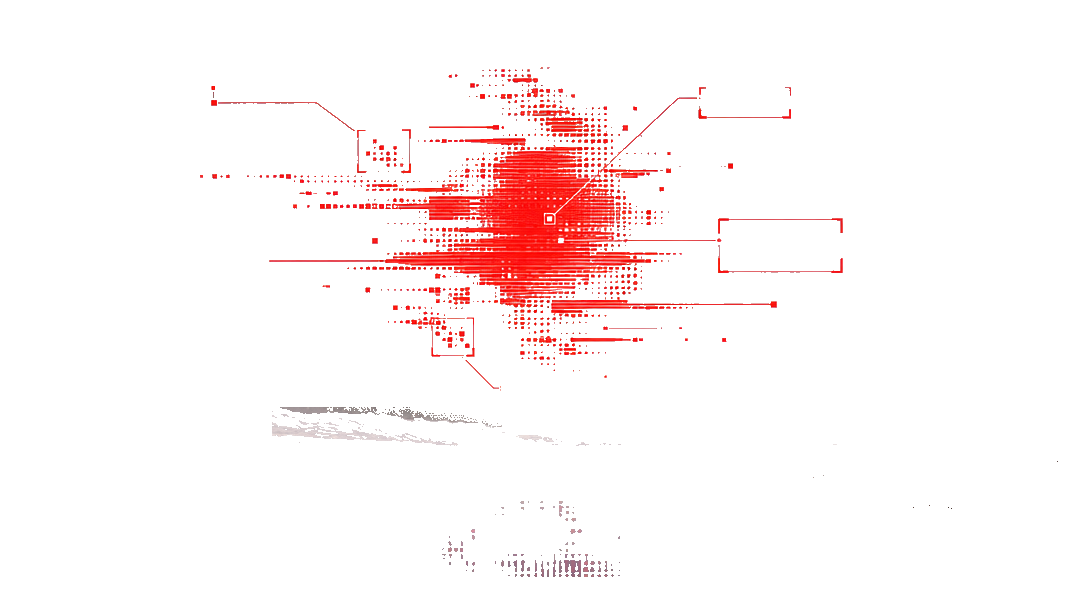
#> input picture experiments/e1/quarantine/weave-derived/sun.png, 1088 x 608 px
$ python -i derive-weave.py   (imports and definitions only)
#> lines starting #> are read from the running program, lines starting #| are printed output that depends on the picture; after the words box and inside, x2 and y2 are one past the last pixel; in counts of white or black regions, pixels touching at a corner belong together
#> further down, picture is the input picture: PIL image 1088x608 RGBA; mean R, G, B, A 12.5, 3.8, 3.7, 13.5
"""Historical extraction utility for the rejected frame-playback experiment.
Not part of the procedural renderer or normal build. Outputs remain quarantined.
No generation, network calls, background reconstruction or video retiming.
"""
from pathlib import Path
import json, subprocess, hashlib
import numpy as np
from PIL import Image, ImageFilter, ImageDraw
from scipy.ndimage import binary_fill_holes

ROOT = Path(__file__).resolve().parents[1]
OUTPUT = ROOT / 'quarantine/weave-derived'
# [1 line not run here, left out]

# Remove generated words/numbers, not callout lines/brackets. Live React text is
# bound to the validated fixture and never interpolates 22 -> 18 -> 16 degrees.
LABELS = {
    'sun': [(0.201,.133,.283,.163),(.649,.142,.721,.184),(.674,.362,.769,.433),(.461,.625,.550,.653)],
    'rain':[(.180,.078,.276,.108),(.636,.103,.708,.140),(.694,.235,.780,.290)],
}

def matte(rgb, eye=False, labels=None):
#> called with eye = False
    values=np.asarray(rgb).astype(np.int16)
    r,g,b=values[:,:,0],values[:,:,1],values[:,:,2]
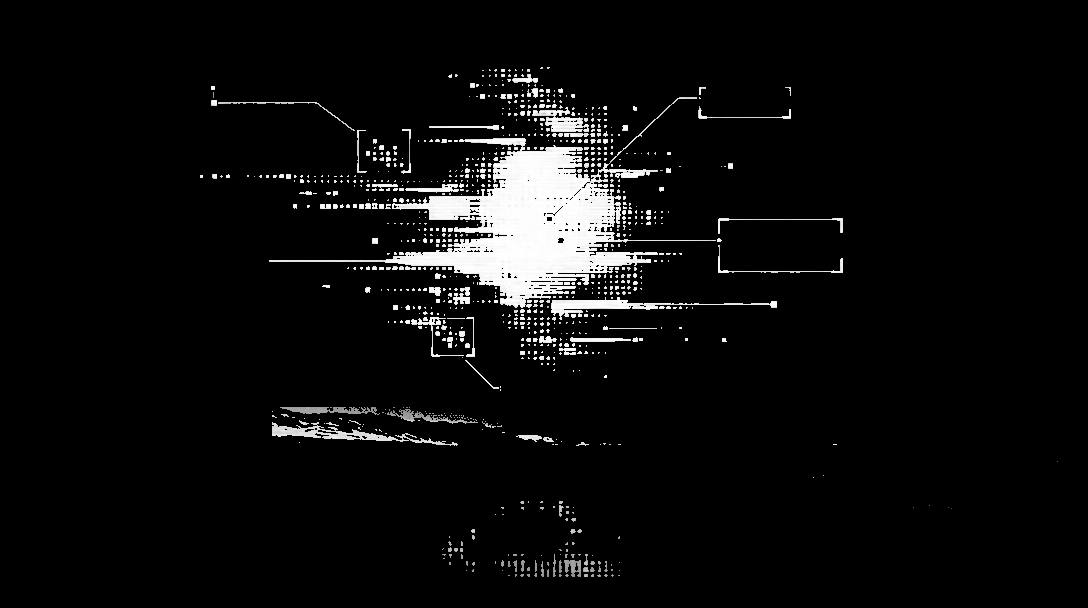
#> r: shape (608, 1088) int16; min 0, max 255, mean 12.5
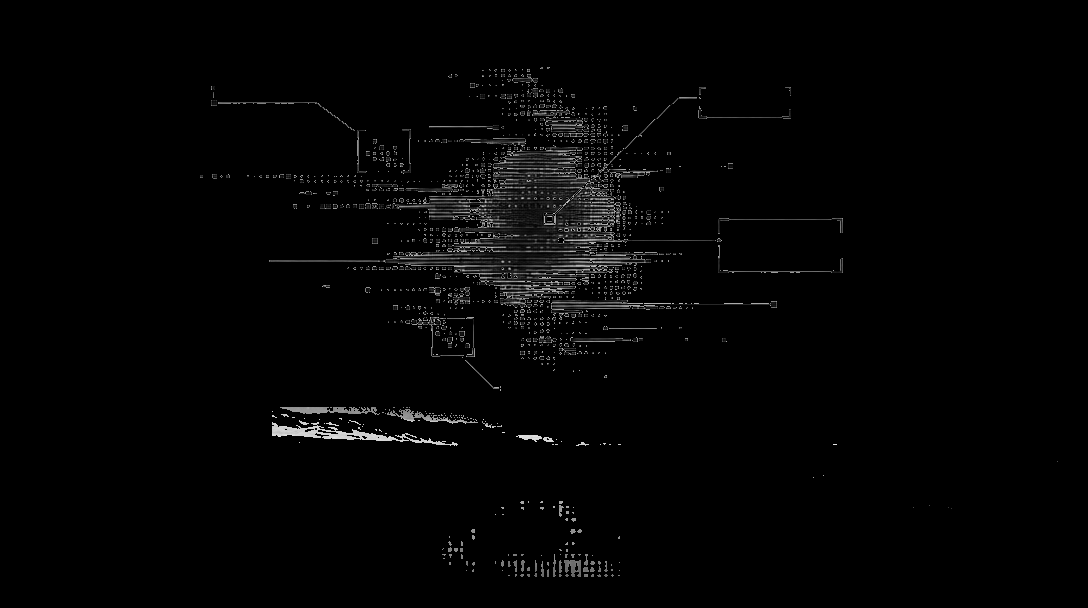
#> g: shape (608, 1088) int16; min 0, max 231, mean 3.8
    red=(r-np.maximum(g,b)>14)&(r>55)&(r>np.maximum(g,b)*1.28)&((g-b)<(r-g)*.20+2)
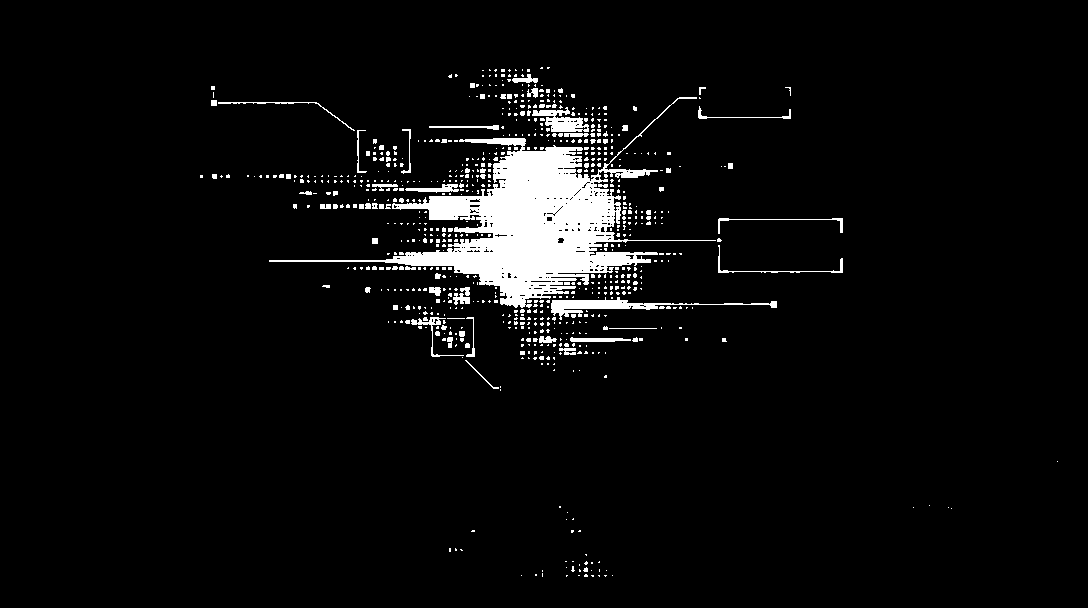
#> red: shape (608, 1088) bool; 4.8% white; 761 white regions (686 under 20 px), largest, box (x1, y1, x2, y2) and area: (269, 97, 716, 308) 20832, (551, 297, 777, 320) 1250, (532, 107, 589, 132) 697
    # The wallpaper/taskbar are not EVA; only retain red foreground above it.
    h,w=red.shape
#> h = 608; w = 1088
    water=np.zeros_like(red);water[int(h*.67):int(h*.95),int(w*.25):int(w*.77)]=True
    red |= water & (r-np.maximum(g,b)>6) & ((g-b)<(r-g)*.20+2)
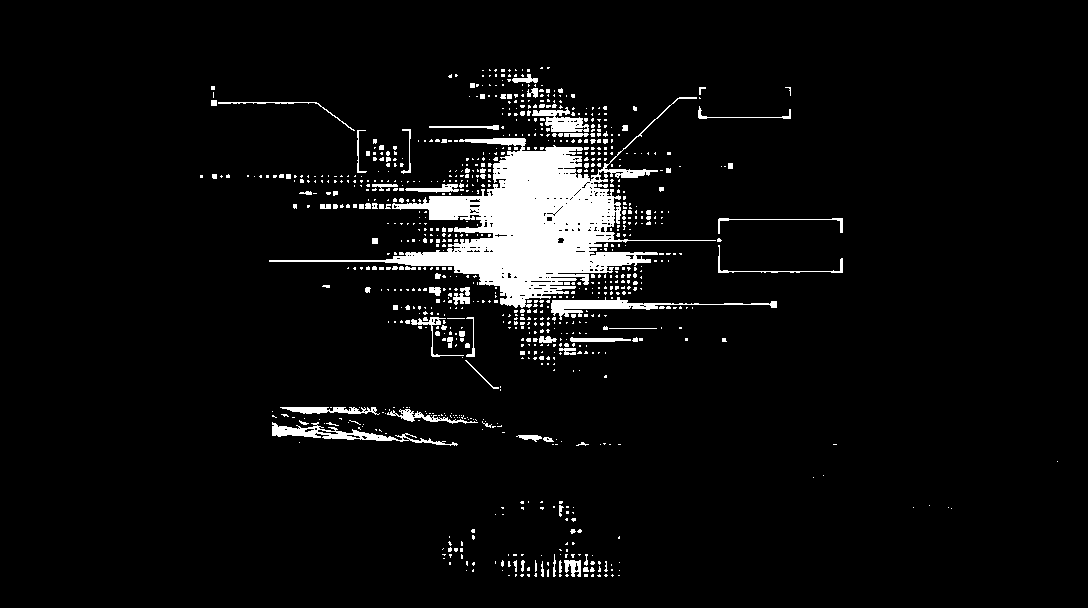
#> red: shape (608, 1088) bool; 5.3% white; 895 white regions (800 under 20 px), largest, box (x1, y1, x2, y2) and area: (269, 97, 716, 308) 20832, (551, 297, 777, 320) 1250, (272, 422, 458, 446) 1128
    red[int(h*.952):,:]=False
    alpha=Image.fromarray((red*255).astype(np.uint8))
    if eye:
        # Preserve black iris/lid/socket enclosed by the red original eye rather
        # than turning its pupil into a transparent hole. Work only on the eye.
        closed=alpha.filter(ImageFilter.MaxFilter(7)).filter(ImageFilter.MinFilter(7))
        filled=binary_fill_holes(np.asarray(closed)>0)
        target=np.asarray(alpha).copy()
        pigment=(np.maximum.reduce([r,g,b])<45)|(r>np.maximum(g,b)*1.1)
        target=np.maximum(target,(filled & pigment).astype(np.uint8)*255)
        alpha=Image.fromarray(target)
    rgba=rgb.convert('RGBA');rgba.putalpha(alpha)
    if labels:
        a=rgba.getchannel('A');draw=ImageDraw.Draw(a)
        for x0,y0,x1,y1 in labels:draw.rectangle((int(x0*w),int(y0*h),int(x1*w),int(y1*h)),fill=0)
        rgba.putalpha(a)
    pixels=np.asarray(rgba).copy()
    pixels[pixels[:,:,3]==0,:3]=0
    return Image.fromarray(pixels)

sources=[]
# [4 lines not run here, left out]

sequences={}
# [25 lines not run here, left out]
manifest={'version':1,'kind':'source-derived-foreground','sequences':sequences,'keyframes':{'sun':'sun.png','rain':'rain.png'},'sources':sources,'limitations':['RGB values retained from original pixels selected by a red chroma matte; these opaque exports contain no source alpha.','Generated factual text is removed for immediate fixture-bound native labels.','Background, camera drift and wallpaper animation are deliberately excluded.']}
# [1 line not run here, left out]

>>> from PIL import Image
>>> picture = Image.open('../quarantine/weave-derived/sun.png')
>>> result = matte(picture)
